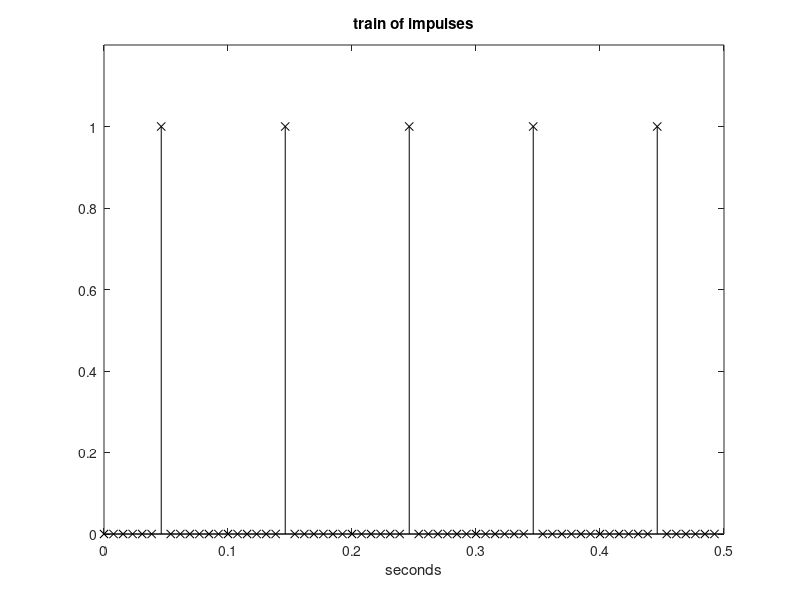

Write MATLAB code to recreate this figure.
% train of impulses
fs=130; %sampling frequency in Hz.
fu=10; %signal frequency in Hz.
Ns=fs/fu; %number of samples per signal period
tiv=1/fs; %time intervals between samples
nsm=ceil(Ns/2);
%impulse in the middle of zeros:
u1=zeros(1,Ns); u1(nsm)=1;
u=[u1,u1,u1,u1,u1]; %signal with 5 periods
t=0:tiv:((5/fu)-tiv); %time intervals set (5 periods)
stem(t,u,'kx'); %plot impulse train
title('train of impulses'); xlabel('seconds');
axis([0 0.5 0 1.2]);